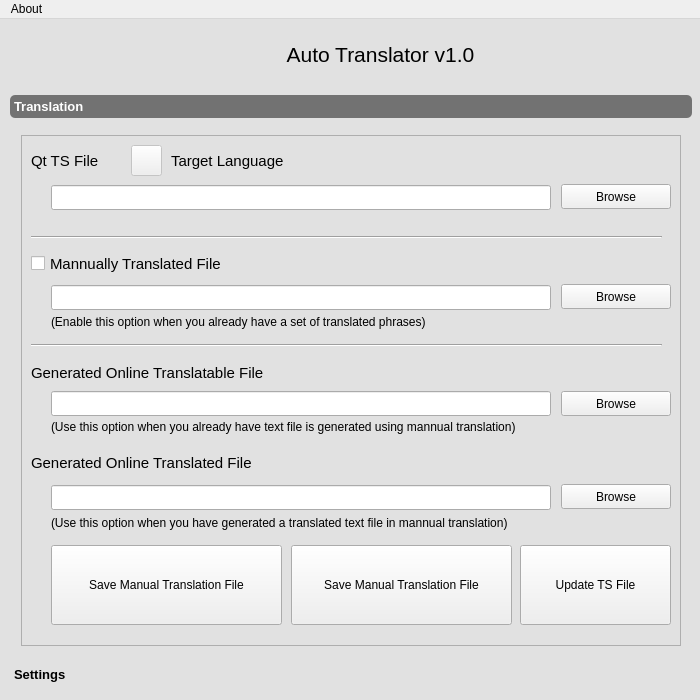
<?xml version="1.0" encoding="UTF-8"?>
<ui version="4.0">
 <class>QtTranslatorClass</class>
 <widget class="QMainWindow" name="QtTranslatorClass">
  <property name="geometry">
   <rect>
    <x>0</x>
    <y>0</y>
    <width>700</width>
    <height>700</height>
   </rect>
  </property>
  <property name="minimumSize">
   <size>
    <width>700</width>
    <height>700</height>
   </size>
  </property>
  <property name="maximumSize">
   <size>
    <width>700</width>
    <height>700</height>
   </size>
  </property>
  <property name="palette">
   <palette>
    <active>
     <colorrole role="Button">
      <brush brushstyle="SolidPattern">
       <color alpha="255">
        <red>225</red>
        <green>225</green>
        <blue>225</blue>
       </color>
      </brush>
     </colorrole>
     <colorrole role="Base">
      <brush brushstyle="SolidPattern">
       <color alpha="255">
        <red>225</red>
        <green>225</green>
        <blue>225</blue>
       </color>
      </brush>
     </colorrole>
     <colorrole role="Window">
      <brush brushstyle="SolidPattern">
       <color alpha="255">
        <red>225</red>
        <green>225</green>
        <blue>225</blue>
       </color>
      </brush>
     </colorrole>
     <colorrole role="LinkVisited">
      <brush brushstyle="SolidPattern">
       <color alpha="255">
        <red>255</red>
        <green>255</green>
        <blue>255</blue>
       </color>
      </brush>
     </colorrole>
    </active>
    <inactive>
     <colorrole role="Button">
      <brush brushstyle="SolidPattern">
       <color alpha="255">
        <red>225</red>
        <green>225</green>
        <blue>225</blue>
       </color>
      </brush>
     </colorrole>
     <colorrole role="Base">
      <brush brushstyle="SolidPattern">
       <color alpha="255">
        <red>225</red>
        <green>225</green>
        <blue>225</blue>
       </color>
      </brush>
     </colorrole>
     <colorrole role="Window">
      <brush brushstyle="SolidPattern">
       <color alpha="255">
        <red>225</red>
        <green>225</green>
        <blue>225</blue>
       </color>
      </brush>
     </colorrole>
     <colorrole role="LinkVisited">
      <brush brushstyle="SolidPattern">
       <color alpha="255">
        <red>255</red>
        <green>255</green>
        <blue>255</blue>
       </color>
      </brush>
     </colorrole>
    </inactive>
    <disabled>
     <colorrole role="Button">
      <brush brushstyle="SolidPattern">
       <color alpha="255">
        <red>225</red>
        <green>225</green>
        <blue>225</blue>
       </color>
      </brush>
     </colorrole>
     <colorrole role="Base">
      <brush brushstyle="SolidPattern">
       <color alpha="255">
        <red>225</red>
        <green>225</green>
        <blue>225</blue>
       </color>
      </brush>
     </colorrole>
     <colorrole role="Window">
      <brush brushstyle="SolidPattern">
       <color alpha="255">
        <red>225</red>
        <green>225</green>
        <blue>225</blue>
       </color>
      </brush>
     </colorrole>
     <colorrole role="LinkVisited">
      <brush brushstyle="SolidPattern">
       <color alpha="255">
        <red>255</red>
        <green>255</green>
        <blue>255</blue>
       </color>
      </brush>
     </colorrole>
    </disabled>
   </palette>
  </property>
  <property name="windowTitle">
   <string>Qt Auto Translator</string>
  </property>
  <property name="windowIcon">
   <iconset resource="QtTranslator.qrc">
    <normaloff>:/QtTranslator/Resources/Logo.png</normaloff>:/QtTranslator/Resources/Logo.png</iconset>
  </property>
  <property name="autoFillBackground">
   <bool>false</bool>
  </property>
  <property name="styleSheet">
   <string notr="true"> QWidget#QtTranslatorClass
{
            background:rgb(225, 225, 225)
 }</string>
  </property>
  <widget class="QWidget" name="centralWidget">
   <property name="palette">
    <palette>
     <active>
      <colorrole role="Base">
       <brush brushstyle="SolidPattern">
        <color alpha="255">
         <red>255</red>
         <green>255</green>
         <blue>255</blue>
        </color>
       </brush>
      </colorrole>
      <colorrole role="Window">
       <brush brushstyle="SolidPattern">
        <color alpha="255">
         <red>255</red>
         <green>255</green>
         <blue>255</blue>
        </color>
       </brush>
      </colorrole>
     </active>
     <inactive>
      <colorrole role="Base">
       <brush brushstyle="SolidPattern">
        <color alpha="255">
         <red>255</red>
         <green>255</green>
         <blue>255</blue>
        </color>
       </brush>
      </colorrole>
      <colorrole role="Window">
       <brush brushstyle="SolidPattern">
        <color alpha="255">
         <red>255</red>
         <green>255</green>
         <blue>255</blue>
        </color>
       </brush>
      </colorrole>
     </inactive>
     <disabled>
      <colorrole role="Base">
       <brush brushstyle="SolidPattern">
        <color alpha="255">
         <red>255</red>
         <green>255</green>
         <blue>255</blue>
        </color>
       </brush>
      </colorrole>
      <colorrole role="Window">
       <brush brushstyle="SolidPattern">
        <color alpha="255">
         <red>255</red>
         <green>255</green>
         <blue>255</blue>
        </color>
       </brush>
      </colorrole>
     </disabled>
    </palette>
   </property>
   <widget class="QToolBox" name="toolBox">
    <property name="geometry">
     <rect>
      <x>10</x>
      <y>76</y>
      <width>682</width>
      <height>591</height>
     </rect>
    </property>
    <property name="font">
     <font>
      <family>Segoe UI</family>
      <pointsize>10</pointsize>
     </font>
    </property>
    <property name="styleSheet">
     <string notr="true">            QWidget#translation_page
            {
            background:rgb(225, 225, 225)
            }
            QWidget#settings_page
            {
            background:  rgb(225, 225, 225)
            }
            QToolBox::tab {
            background: qlineargradient(x1: 0, y1: 0, x2: 0, y2: 1,
            stop: 0 #A1A1A1, stop: 0.4 #A0A0A0,
            stop: 0.5 #9F9F9F, stop: 1.0 #9A9A9A);
            border-radius: 5px;
            font: bold;
            color:black;
            }
            QToolBox::tab:selected { /* italicize selected tabs */
            background: rgb(114, 114, 114);
            font: bold;
            color: white;
            }
          </string>
    </property>
    <property name="currentIndex">
     <number>0</number>
    </property>
    <widget class="QWidget" name="translation_page">
     <property name="geometry">
      <rect>
       <x>0</x>
       <y>0</y>
       <width>682</width>
       <height>529</height>
      </rect>
     </property>
     <attribute name="label">
      <string>Translation</string>
     </attribute>
     <layout class="QVBoxLayout" name="verticalLayout_2">
      <item>
       <widget class="QFrame" name="translation_frame">
        <property name="font">
         <font>
          <family>Segoe UI</family>
         </font>
        </property>
        <property name="styleSheet">
         <string notr="true">QWidget#translation_frame
{
	background:  rgb(225, 225, 225)
}

QWidget#settings_frame
{
	background:  rgb(225, 225, 225)
}</string>
        </property>
        <property name="frameShape">
         <enum>QFrame::StyledPanel</enum>
        </property>
        <property name="frameShadow">
         <enum>QFrame::Raised</enum>
        </property>
        <widget class="QLabel" name="label">
         <property name="geometry">
          <rect>
           <x>10</x>
           <y>18</y>
           <width>91</width>
           <height>16</height>
          </rect>
         </property>
         <property name="font">
          <font>
           <family>Segoe UI</family>
           <pointsize>11</pointsize>
          </font>
         </property>
         <property name="text">
          <string>Qt TS File</string>
         </property>
        </widget>
        <widget class="QLineEdit" name="txt_TsFile">
         <property name="geometry">
          <rect>
           <x>30</x>
           <y>50</y>
           <width>500</width>
           <height>25</height>
          </rect>
         </property>
         <property name="font">
          <font>
           <family>Segoe UI</family>
           <pointsize>10</pointsize>
          </font>
         </property>
        </widget>
        <widget class="QPushButton" name="b_browseTsFile">
         <property name="geometry">
          <rect>
           <x>540</x>
           <y>49</y>
           <width>110</width>
           <height>25</height>
          </rect>
         </property>
         <property name="font">
          <font>
           <family>Segoe UI</family>
           <pointsize>9</pointsize>
          </font>
         </property>
         <property name="text">
          <string>Browse</string>
         </property>
        </widget>
        <widget class="QPushButton" name="b_generateTranslatableFile">
         <property name="geometry">
          <rect>
           <x>270</x>
           <y>410</y>
           <width>221</width>
           <height>80</height>
          </rect>
         </property>
         <property name="font">
          <font>
           <family>Segoe UI</family>
           <pointsize>9</pointsize>
          </font>
         </property>
         <property name="toolTip">
          <string>Generate Mannually Translatable File</string>
         </property>
         <property name="text">
          <string>Save Manual Translation File</string>
         </property>
         <property name="icon">
          <iconset resource="QtTranslator.qrc">
           <normaloff>:/QtTranslator/Resources/generate_manual.png</normaloff>:/QtTranslator/Resources/generate_manual.png</iconset>
         </property>
         <property name="iconSize">
          <size>
           <width>50</width>
           <height>50</height>
          </size>
         </property>
         <property name="shortcut">
          <string>Ctrl+M</string>
         </property>
        </widget>
        <widget class="QPushButton" name="b_generateOnlineFile">
         <property name="geometry">
          <rect>
           <x>30</x>
           <y>410</y>
           <width>231</width>
           <height>80</height>
          </rect>
         </property>
         <property name="font">
          <font>
           <family>Segoe UI</family>
           <pointsize>9</pointsize>
          </font>
         </property>
         <property name="toolTip">
          <string>Generate Online Translatable File</string>
         </property>
         <property name="text">
          <string>Save Manual Translation File</string>
         </property>
         <property name="icon">
          <iconset resource="QtTranslator.qrc">
           <normaloff>:/QtTranslator/Resources/generate_translatable.png</normaloff>:/QtTranslator/Resources/generate_translatable.png</iconset>
         </property>
         <property name="iconSize">
          <size>
           <width>50</width>
           <height>50</height>
          </size>
         </property>
         <property name="shortcut">
          <string>Ctrl+O</string>
         </property>
        </widget>
        <widget class="QLabel" name="lbl_language">
         <property name="geometry">
          <rect>
           <x>150</x>
           <y>15</y>
           <width>221</width>
           <height>21</height>
          </rect>
         </property>
         <property name="font">
          <font>
           <family>Segoe UI</family>
           <pointsize>11</pointsize>
           <weight>50</weight>
           <bold>false</bold>
          </font>
         </property>
         <property name="text">
          <string>Target Language</string>
         </property>
         <property name="scaledContents">
          <bool>false</bool>
         </property>
        </widget>
        <widget class="QLabel" name="label_3">
         <property name="geometry">
          <rect>
           <x>10</x>
           <y>320</y>
           <width>231</width>
           <height>16</height>
          </rect>
         </property>
         <property name="font">
          <font>
           <family>Segoe UI</family>
           <pointsize>11</pointsize>
          </font>
         </property>
         <property name="text">
          <string>Generated Online Translated File</string>
         </property>
        </widget>
        <widget class="QLineEdit" name="txt_translatedFile">
         <property name="geometry">
          <rect>
           <x>30</x>
           <y>350</y>
           <width>500</width>
           <height>25</height>
          </rect>
         </property>
         <property name="font">
          <font>
           <family>Segoe UI</family>
           <pointsize>10</pointsize>
          </font>
         </property>
         <property name="clearButtonEnabled">
          <bool>true</bool>
         </property>
        </widget>
        <widget class="QPushButton" name="b_browseTranslatedFile">
         <property name="geometry">
          <rect>
           <x>540</x>
           <y>349</y>
           <width>110</width>
           <height>25</height>
          </rect>
         </property>
         <property name="font">
          <font>
           <family>Segoe UI</family>
           <pointsize>9</pointsize>
          </font>
         </property>
         <property name="text">
          <string>Browse</string>
         </property>
        </widget>
        <widget class="QLabel" name="label_4">
         <property name="geometry">
          <rect>
           <x>30</x>
           <y>377</y>
           <width>501</width>
           <height>21</height>
          </rect>
         </property>
         <property name="font">
          <font>
           <family>Segoe UI</family>
           <pointsize>9</pointsize>
          </font>
         </property>
         <property name="text">
          <string>(Use this option when you have generated a translated text file in mannual translation)</string>
         </property>
        </widget>
        <widget class="QPushButton" name="b_browseManuallyTranslatedFile">
         <property name="geometry">
          <rect>
           <x>540</x>
           <y>149</y>
           <width>110</width>
           <height>25</height>
          </rect>
         </property>
         <property name="font">
          <font>
           <family>Segoe UI</family>
           <pointsize>9</pointsize>
          </font>
         </property>
         <property name="text">
          <string>Browse</string>
         </property>
        </widget>
        <widget class="QLineEdit" name="txt_mannuallyTranslatedFile">
         <property name="geometry">
          <rect>
           <x>30</x>
           <y>150</y>
           <width>500</width>
           <height>25</height>
          </rect>
         </property>
         <property name="font">
          <font>
           <family>Segoe UI</family>
           <pointsize>10</pointsize>
          </font>
         </property>
         <property name="text">
          <string/>
         </property>
        </widget>
        <widget class="QLabel" name="label_6">
         <property name="geometry">
          <rect>
           <x>30</x>
           <y>176</y>
           <width>381</width>
           <height>21</height>
          </rect>
         </property>
         <property name="font">
          <font>
           <family>Segoe UI</family>
           <pointsize>9</pointsize>
          </font>
         </property>
         <property name="text">
          <string>(Enable this option when you already have a set of translated phrases)</string>
         </property>
        </widget>
        <widget class="QCheckBox" name="chk_mannuallyTranslatedFile">
         <property name="geometry">
          <rect>
           <x>10</x>
           <y>120</y>
           <width>191</width>
           <height>17</height>
          </rect>
         </property>
         <property name="font">
          <font>
           <family>Segoe UI</family>
           <pointsize>11</pointsize>
          </font>
         </property>
         <property name="text">
          <string>Mannually Translated File</string>
         </property>
        </widget>
        <widget class="Line" name="line_2">
         <property name="geometry">
          <rect>
           <x>10</x>
           <y>92</y>
           <width>631</width>
           <height>20</height>
          </rect>
         </property>
         <property name="orientation">
          <enum>Qt::Horizontal</enum>
         </property>
        </widget>
        <widget class="QPushButton" name="b_updateTsFile">
         <property name="geometry">
          <rect>
           <x>499</x>
           <y>410</y>
           <width>151</width>
           <height>80</height>
          </rect>
         </property>
         <property name="font">
          <font>
           <family>Segoe UI</family>
           <pointsize>9</pointsize>
          </font>
         </property>
         <property name="toolTip">
          <string>Update TS File</string>
         </property>
         <property name="toolTipDuration">
          <number>-1</number>
         </property>
         <property name="text">
          <string>Update TS File</string>
         </property>
         <property name="icon">
          <iconset resource="QtTranslator.qrc">
           <normaloff>:/QtTranslator/Resources/update_ts.png</normaloff>:/QtTranslator/Resources/update_ts.png</iconset>
         </property>
         <property name="iconSize">
          <size>
           <width>50</width>
           <height>50</height>
          </size>
         </property>
         <property name="shortcut">
          <string>Ctrl+U</string>
         </property>
        </widget>
        <widget class="QPushButton" name="b_browseTranslatableFile">
         <property name="geometry">
          <rect>
           <x>540</x>
           <y>256</y>
           <width>110</width>
           <height>25</height>
          </rect>
         </property>
         <property name="font">
          <font>
           <family>Segoe UI</family>
           <pointsize>9</pointsize>
          </font>
         </property>
         <property name="text">
          <string>Browse</string>
         </property>
        </widget>
        <widget class="QLineEdit" name="txt_translatableFile">
         <property name="geometry">
          <rect>
           <x>30</x>
           <y>256</y>
           <width>500</width>
           <height>25</height>
          </rect>
         </property>
         <property name="font">
          <font>
           <family>Segoe UI</family>
           <pointsize>10</pointsize>
          </font>
         </property>
         <property name="echoMode">
          <enum>QLineEdit::Normal</enum>
         </property>
         <property name="clearButtonEnabled">
          <bool>true</bool>
         </property>
        </widget>
        <widget class="QLabel" name="label_5">
         <property name="geometry">
          <rect>
           <x>10</x>
           <y>230</y>
           <width>241</width>
           <height>16</height>
          </rect>
         </property>
         <property name="font">
          <font>
           <family>Segoe UI</family>
           <pointsize>11</pointsize>
          </font>
         </property>
         <property name="text">
          <string>Generated Online Translatable File</string>
         </property>
        </widget>
        <widget class="QLabel" name="label_9">
         <property name="geometry">
          <rect>
           <x>30</x>
           <y>283</y>
           <width>471</width>
           <height>18</height>
          </rect>
         </property>
         <property name="font">
          <font>
           <family>Segoe UI</family>
           <pointsize>9</pointsize>
          </font>
         </property>
         <property name="text">
          <string>(Use this option when you already have text file is generated using mannual translation)</string>
         </property>
        </widget>
        <widget class="Line" name="line_4">
         <property name="geometry">
          <rect>
           <x>10</x>
           <y>200</y>
           <width>631</width>
           <height>20</height>
          </rect>
         </property>
         <property name="orientation">
          <enum>Qt::Horizontal</enum>
         </property>
        </widget>
        <widget class="QPushButton" name="b_changeLanguage">
         <property name="enabled">
          <bool>false</bool>
         </property>
         <property name="geometry">
          <rect>
           <x>110</x>
           <y>10</y>
           <width>31</width>
           <height>31</height>
          </rect>
         </property>
         <property name="text">
          <string/>
         </property>
         <property name="icon">
          <iconset resource="QtTranslator.qrc">
           <normaloff>:/QtTranslator/Resources/change.png</normaloff>:/QtTranslator/Resources/change.png</iconset>
         </property>
         <property name="iconSize">
          <size>
           <width>20</width>
           <height>20</height>
          </size>
         </property>
        </widget>
       </widget>
      </item>
     </layout>
    </widget>
    <widget class="QWidget" name="settings_page">
     <property name="geometry">
      <rect>
       <x>0</x>
       <y>0</y>
       <width>682</width>
       <height>529</height>
      </rect>
     </property>
     <attribute name="label">
      <string>Settings</string>
     </attribute>
     <layout class="QVBoxLayout" name="verticalLayout_3">
      <item>
       <widget class="QFrame" name="settings_frame">
        <property name="frameShape">
         <enum>QFrame::StyledPanel</enum>
        </property>
        <property name="frameShadow">
         <enum>QFrame::Raised</enum>
        </property>
        <widget class="QLabel" name="label_10">
         <property name="geometry">
          <rect>
           <x>20</x>
           <y>20</y>
           <width>101</width>
           <height>101</height>
          </rect>
         </property>
         <property name="text">
          <string/>
         </property>
         <property name="pixmap">
          <pixmap resource="QtTranslator.qrc">:/QtTranslator/Resources/Logo.png</pixmap>
         </property>
         <property name="scaledContents">
          <bool>true</bool>
         </property>
        </widget>
        <widget class="QLabel" name="label_11">
         <property name="geometry">
          <rect>
           <x>140</x>
           <y>30</y>
           <width>501</width>
           <height>81</height>
          </rect>
         </property>
         <property name="font">
          <font>
           <family>Segoe UI</family>
           <pointsize>45</pointsize>
          </font>
         </property>
         <property name="text">
          <string>Auto Translator</string>
         </property>
         <property name="alignment">
          <set>Qt::AlignCenter</set>
         </property>
        </widget>
        <widget class="Line" name="line_5">
         <property name="geometry">
          <rect>
           <x>20</x>
           <y>140</y>
           <width>631</width>
           <height>16</height>
          </rect>
         </property>
         <property name="orientation">
          <enum>Qt::Horizontal</enum>
         </property>
        </widget>
        <widget class="QLabel" name="label_14">
         <property name="geometry">
          <rect>
           <x>20</x>
           <y>280</y>
           <width>131</width>
           <height>21</height>
          </rect>
         </property>
         <property name="font">
          <font>
           <family>Segoe UI</family>
           <pointsize>10</pointsize>
          </font>
         </property>
         <property name="text">
          <string>Language Codes file</string>
         </property>
        </widget>
        <widget class="QPushButton" name="b_browseLangCodes">
         <property name="geometry">
          <rect>
           <x>540</x>
           <y>310</y>
           <width>110</width>
           <height>23</height>
          </rect>
         </property>
         <property name="font">
          <font>
           <family>Segoe UI</family>
          </font>
         </property>
         <property name="text">
          <string>Browse</string>
         </property>
        </widget>
        <widget class="QLineEdit" name="txt_languageCodesFile">
         <property name="geometry">
          <rect>
           <x>20</x>
           <y>310</y>
           <width>500</width>
           <height>20</height>
          </rect>
         </property>
         <property name="font">
          <font>
           <family>Segoe UI</family>
          </font>
         </property>
         <property name="toolTip">
          <string>Select the file that contains language codes.</string>
         </property>
        </widget>
        <widget class="QPushButton" name="b_saveSettings">
         <property name="geometry">
          <rect>
           <x>580</x>
           <y>360</y>
           <width>71</width>
           <height>61</height>
          </rect>
         </property>
         <property name="font">
          <font>
           <family>Segoe UI</family>
          </font>
         </property>
         <property name="toolTip">
          <string>Save Settings</string>
         </property>
         <property name="text">
          <string/>
         </property>
         <property name="icon">
          <iconset resource="QtTranslator.qrc">
           <normaloff>:/QtTranslator/Resources/save.png</normaloff>:/QtTranslator/Resources/save.png</iconset>
         </property>
         <property name="iconSize">
          <size>
           <width>40</width>
           <height>40</height>
          </size>
         </property>
        </widget>
        <widget class="QLabel" name="label_16">
         <property name="geometry">
          <rect>
           <x>20</x>
           <y>170</y>
           <width>171</width>
           <height>21</height>
          </rect>
         </property>
         <property name="font">
          <font>
           <family>Segoe UI</family>
           <pointsize>10</pointsize>
          </font>
         </property>
         <property name="text">
          <string>Entry Separator String</string>
         </property>
        </widget>
        <widget class="QLabel" name="label_18">
         <property name="geometry">
          <rect>
           <x>20</x>
           <y>210</y>
           <width>171</width>
           <height>21</height>
          </rect>
         </property>
         <property name="font">
          <font>
           <family>Segoe UI</family>
           <pointsize>10</pointsize>
          </font>
         </property>
         <property name="text">
          <string>Line Comment String</string>
         </property>
        </widget>
        <widget class="QComboBox" name="cmb_lineComments">
         <property name="geometry">
          <rect>
           <x>200</x>
           <y>210</y>
           <width>221</width>
           <height>22</height>
          </rect>
         </property>
         <property name="toolTip">
          <string>This string will be used as the line comment string and any line which begins with this will be ignored when reading.</string>
         </property>
         <item>
          <property name="text">
           <string>##</string>
          </property>
         </item>
         <item>
          <property name="text">
           <string>###</string>
          </property>
         </item>
         <item>
          <property name="text">
           <string>!</string>
          </property>
         </item>
         <item>
          <property name="text">
           <string>@</string>
          </property>
         </item>
         <item>
          <property name="text">
           <string>//</string>
          </property>
         </item>
        </widget>
        <widget class="QComboBox" name="cmb_entrySeparatorString">
         <property name="geometry">
          <rect>
           <x>200</x>
           <y>170</y>
           <width>221</width>
           <height>22</height>
          </rect>
         </property>
         <property name="toolTip">
          <string>This string will be used to seperate the entries in the generated files.
Make sure you have this as the entry separator in the manual file you locate.</string>
         </property>
         <property name="editable">
          <bool>true</bool>
         </property>
         <item>
          <property name="text">
           <string>\t</string>
          </property>
         </item>
         <item>
          <property name="text">
           <string>##</string>
          </property>
         </item>
         <item>
          <property name="text">
           <string>###</string>
          </property>
         </item>
         <item>
          <property name="text">
           <string>\t##\t</string>
          </property>
         </item>
         <item>
          <property name="text">
           <string>\t###\t</string>
          </property>
         </item>
        </widget>
        <widget class="Line" name="line_7">
         <property name="geometry">
          <rect>
           <x>20</x>
           <y>250</y>
           <width>631</width>
           <height>16</height>
          </rect>
         </property>
         <property name="orientation">
          <enum>Qt::Horizontal</enum>
         </property>
        </widget>
        <widget class="QCommandLinkButton" name="b_hexmatterLink">
         <property name="geometry">
          <rect>
           <x>20</x>
           <y>430</y>
           <width>241</width>
           <height>61</height>
          </rect>
         </property>
         <property name="font">
          <font>
           <family>Segoe UI</family>
           <pointsize>12</pointsize>
          </font>
         </property>
         <property name="text">
          <string>hexmatter</string>
         </property>
         <property name="icon">
          <iconset resource="QtTranslator.qrc">
           <normaloff>:/QtTranslator/Resources/hexmatter.png</normaloff>:/QtTranslator/Resources/hexmatter.png</iconset>
         </property>
         <property name="iconSize">
          <size>
           <width>40</width>
           <height>40</height>
          </size>
         </property>
         <property name="description">
          <string>http://www.hexmatter.com</string>
         </property>
        </widget>
        <widget class="QLabel" name="label_15">
         <property name="geometry">
          <rect>
           <x>30</x>
           <y>410</y>
           <width>131</width>
           <height>21</height>
          </rect>
         </property>
         <property name="font">
          <font>
           <family>Segoe UI</family>
           <pointsize>8</pointsize>
          </font>
         </property>
         <property name="text">
          <string>Powered by</string>
         </property>
        </widget>
       </widget>
      </item>
     </layout>
    </widget>
   </widget>
   <widget class="QLabel" name="lbl_Title">
    <property name="geometry">
     <rect>
      <x>280</x>
      <y>20</y>
      <width>201</width>
      <height>30</height>
     </rect>
    </property>
    <property name="font">
     <font>
      <family>Segoe UI</family>
      <pointsize>16</pointsize>
      <weight>50</weight>
      <bold>false</bold>
     </font>
    </property>
    <property name="text">
     <string notr="true">Auto Translator v1.0</string>
    </property>
    <property name="scaledContents">
     <bool>false</bool>
    </property>
    <property name="alignment">
     <set>Qt::AlignCenter</set>
    </property>
   </widget>
   <widget class="QLabel" name="label_2">
    <property name="geometry">
     <rect>
      <x>220</x>
      <y>4</y>
      <width>61</width>
      <height>61</height>
     </rect>
    </property>
    <property name="font">
     <font>
      <family>Segoe UI</family>
      <pointsize>11</pointsize>
     </font>
    </property>
    <property name="text">
     <string/>
    </property>
    <property name="pixmap">
     <pixmap resource="QtTranslator.qrc">:/QtTranslator/Resources/Logo.png</pixmap>
    </property>
    <property name="scaledContents">
     <bool>true</bool>
    </property>
   </widget>
  </widget>
  <widget class="QMenuBar" name="menuBar">
   <property name="geometry">
    <rect>
     <x>0</x>
     <y>0</y>
     <width>700</width>
     <height>21</height>
    </rect>
   </property>
   <widget class="QMenu" name="menuAbout">
    <property name="title">
     <string>About</string>
    </property>
    <addaction name="a_howToUse"/>
    <addaction name="separator"/>
    <addaction name="a_about"/>
   </widget>
   <addaction name="menuAbout"/>
  </widget>
  <action name="a_howToUse">
   <property name="icon">
    <iconset resource="QtTranslator.qrc">
     <normaloff>:/QtTranslator/Resources/Logo.png</normaloff>:/QtTranslator/Resources/Logo.png</iconset>
   </property>
   <property name="text">
    <string>How to use ?</string>
   </property>
  </action>
  <action name="a_about">
   <property name="icon">
    <iconset resource="QtTranslator.qrc">
     <normaloff>:/QtTranslator/Resources/help.png</normaloff>:/QtTranslator/Resources/help.png</iconset>
   </property>
   <property name="text">
    <string>Qt Auto Translator</string>
   </property>
  </action>
 </widget>
 <layoutdefault spacing="6" margin="11"/>
 <resources>
  <include location="QtTranslator.qrc"/>
 </resources>
 <connections/>
</ui>
